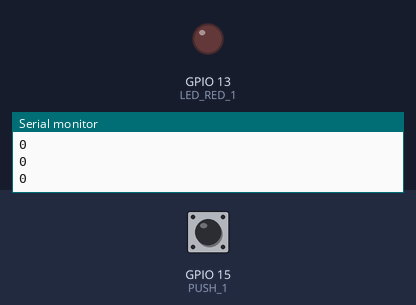
Recording of a sketch running on a simulated ESP32. Parts: output pins drawn as LEDs (lit = HIGH), the last lines printed to the serial monitor. The inputs (shaded band) are chosen by the test bench; at power-on: GPIO 15 (PUSH_1) LOW.

Above: at 1.2 s.
1.3 s: GPIO 15 (PUSH_1) pulled HIGH for 0.15 s
At 1.9 s:
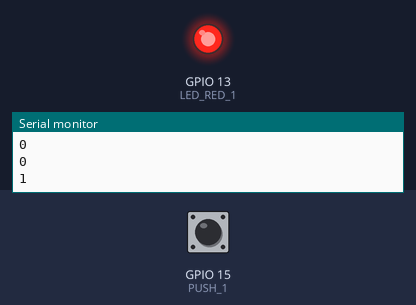
Timing chart, 0 to 7.8 s (numbered marks = the images above; inputs shaded):
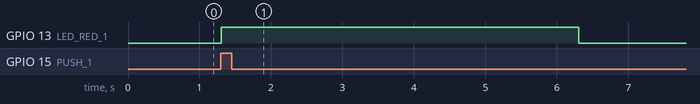

Measured:
- after the input at 1.3 s, GPIO 13 (LED_RED_1): LOW → HIGH at once, → LOW 5.0 s later

The sketch:

ESP32-Hello-World.ino
```cpp
#define LED_RED_1   13
#define PUSH_1      15
#define TIME_ON     5000

void setup() {
  pinMode(LED_RED_1, OUTPUT);
  pinMode(PUSH_1, INPUT);
  Serial.begin(9600);
}

void loop() {

  int switchStatus = digitalRead(PUSH_1);
  Serial.println(switchStatus);

  if (switchStatus == HIGH) {
    ledOn(LED_RED_1);
    ledOff(LED_RED_1);
  }

}

void ledOn(int ledPin){
  digitalWrite(ledPin, HIGH);
  delay(TIME_ON);
}

void ledOff(int ledPin){
  digitalWrite(ledPin, LOW);
  delay(TIME_ON);
}
```
